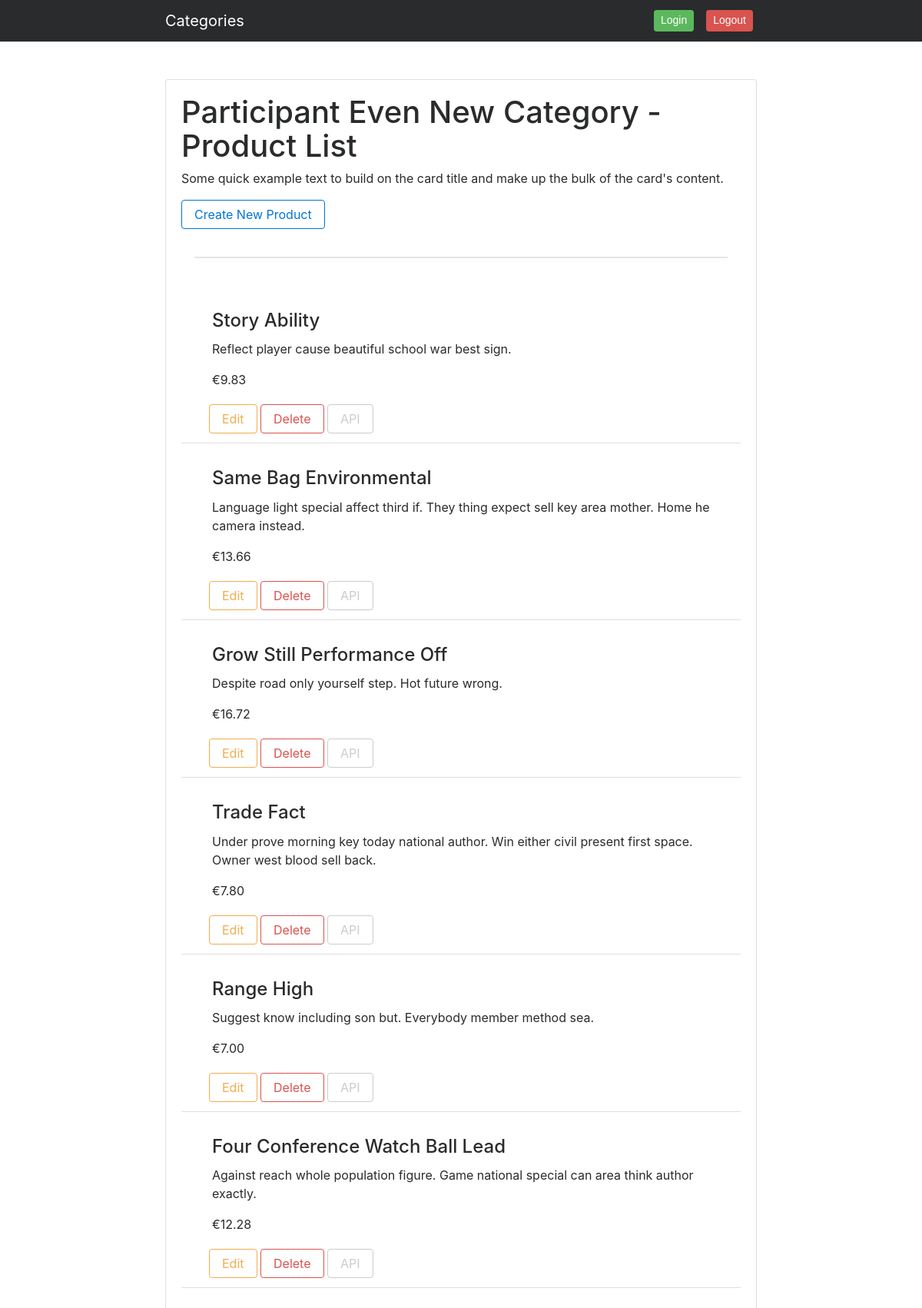
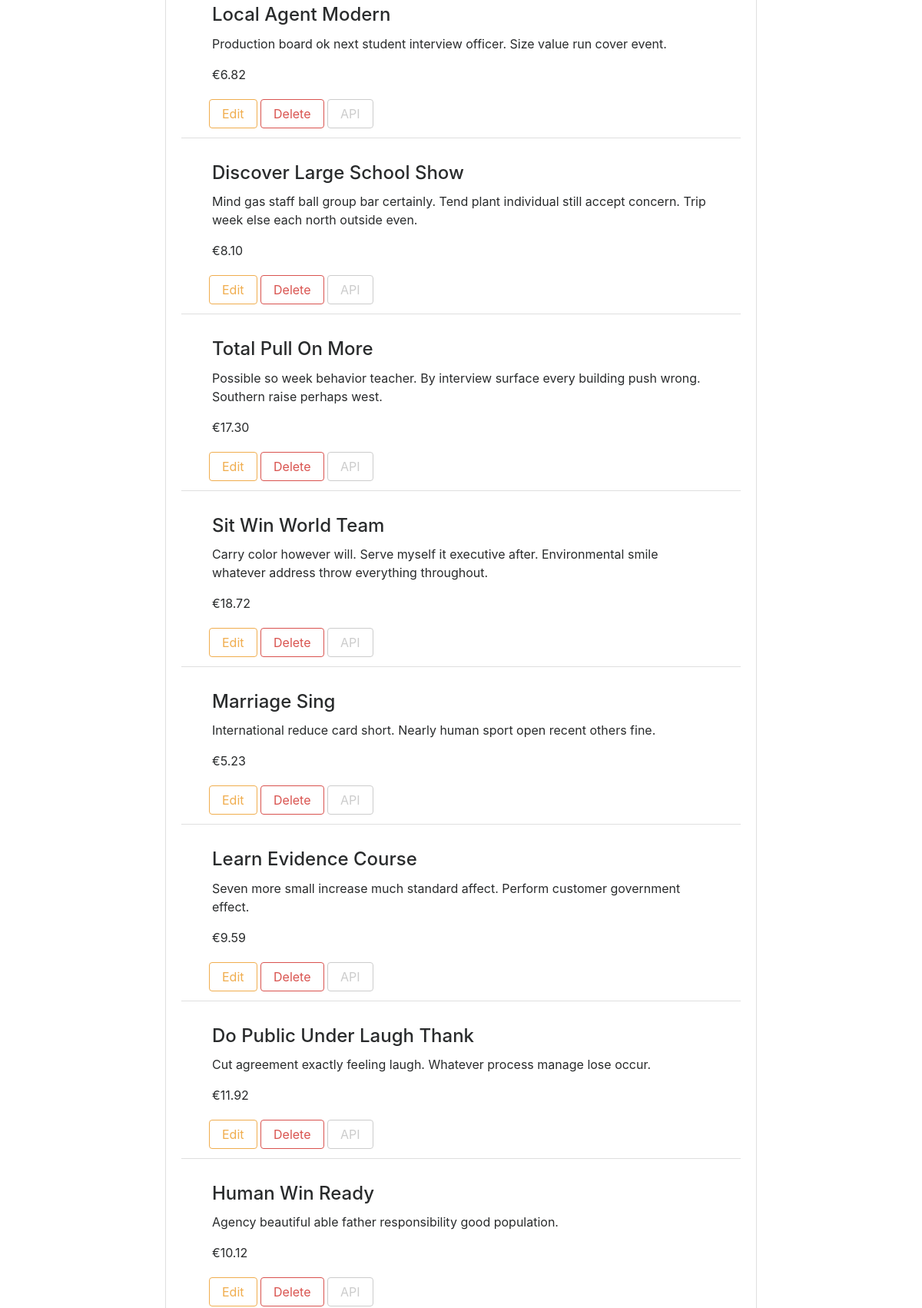
The page /products/1/ (upper part) on the database its author committed (2 pictures, top to bottom).
### db_setup.py (models this page shows, shortened)
class Category(Base):
    __tablename__ = 'category'
    id = Column(Integer, primary_key=True)
    name = Column(String(250), nullable=False)
    description = Column(String(250))
    user = Column(String(250))

class Product(Base):
    __tablename__ = 'product'
    name = Column(String(80), nullable=False)
    id = Column(Integer, primary_key=True)
    description = Column(String(250))
    price = Column(String(8))
    category_id = Column(Integer, ForeignKey('category.id'))
    category = relationship(Category)
    created = Column(DateTime, default=datetime.datetime.utcnow)
    user = Column(String(250))

### app.py (the view)
@app.route('/products/<int:category_id>/')
def products_list(category_id):
    category = session.query(Category).filter_by(id=category_id).one()
    products = session.query(Product).filter_by(category_id=category_id)
    return render_template(
        'products.html', products=products, category=category)

### templates/products.html
{% extends "header_footer.html" %}
{% block content %}
<div class="card-block">
    <h1>{{category.name}} Category - Product List</h1>
    <p class="card-text">Some quick example text to build on the card title and make up the bulk of the card's content.</p>
    <a class="btn btn-outline-primary" href = "{{url_for('products_new', category_id=category.id) }}">
        Create New Product
    </a>
</div>
<hr>
<div class="card-block">
<ul class="list-group list-group-flush">
{% for product in products %}
    <li class="list-group-item">
        <div class="card-block">
            <h4 class="card-title">{{ product.name }}</h4>
            <p class="card-text">{{ product.description }}</p>
            <p class="card-text">€{{ product.price }}</p>
        </div>
        <div class="menu-item-btn">
            <a class="btn btn-outline-warning" href="{{url_for('products_edit', category_id=category.id, product_id=product.id)}}">Edit</a>
            <a class="btn btn-outline-danger" href="{{url_for('products_delete', category_id=category.id, product_id=product.id)}}">Delete</a>
            <a class="btn btn-outline-secondary" href="{{url_for('products_api', category_id=category.id, product_id=product.id)}}">API</a>
        </div>
    </li>
{% endfor %}
</ul>
</div>
{% endblock %}

### static/catalog_styles.css (style rules this page uses)
hr { border: .05rem solid #e5e5e5; width: 90%; }
.card-block { width: 100%; }
.menu-item-btn { margin: auto auto 0 1rem; }

### rows shown on the page
Category: name "Participant Even New"
Product: name "Story Ability", description "Reflect player cause beautiful school war best sign.", price "9.83"
Product: name "Same Bag Environmental", description "Language light special affect third if. They thing expect sell key area mother. Home he camera instead.", price "13.66"
Product: name "Grow Still Performance Off", description "Despite road only yourself step. Hot future wrong.", price "16.72"
Product: name "Trade Fact", description "Under prove morning key today national author. Win either civil present first space. Owner west blood sell back.", price "7.80"
Product: name "Range High", description "Suggest know including son but. Everybody member method sea.", price "7.00"
Product: name "Four Conference Watch Ball Lead", description "Against reach whole population figure. Game national special can area think author exactly.", price "12.28"
Product: name "Local Agent Modern", description "Production board ok next student interview officer. Size value run cover event.", price "6.82"
Product: name "Discover Large School Show", description "Mind gas staff ball group bar certainly. Tend plant individual still accept concern. Trip week else each north outside even.", price "8.10"
Product: name "Total Pull On More", description "Possible so week behavior teacher. By interview surface every building push wrong. Southern raise perhaps west.", price "17.30"
Product: name "Sit Win World Team", description "Carry color however will. Serve myself it executive after. Environmental smile whatever address throw everything throughout.", price "18.72"
Product: name "Marriage Sing", description "International reduce card short. Nearly human sport open recent others fine.", price "5.23"
Product: name "Learn Evidence Course", description "Seven more small increase much standard affect. Perform customer government effect.", price "9.59"
Product: name "Do Public Under Laugh Thank", description "Cut agreement exactly feeling laugh. Whatever process manage lose occur.", price "11.92"
Product: name "Human Win Ready", description "Agency beautiful able father responsibility good population.", price "10.12"
